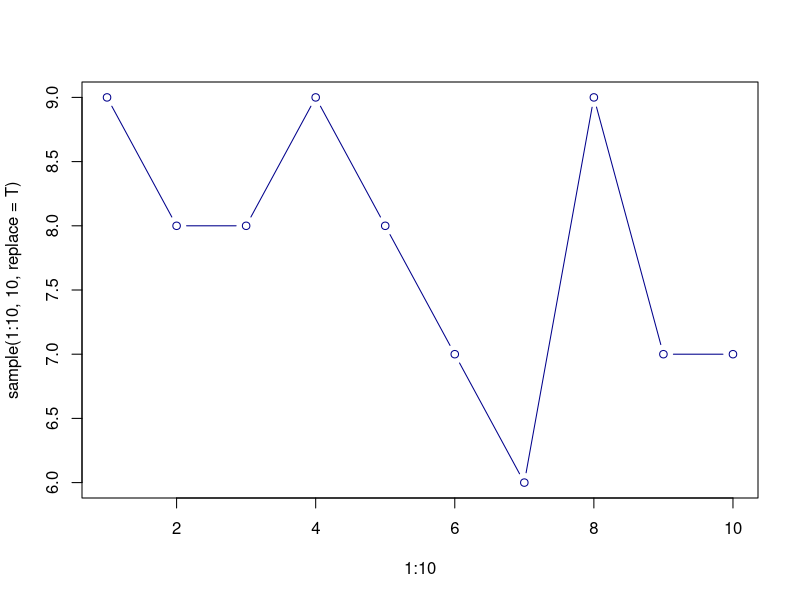

The R script that drew this image:
## ---- chunk 1
sum(1:10)
summary(1:10)
## ---- chunk 2
plot(1:10, sample(1:10,10,replace=T), type='b',col='darkblue')
